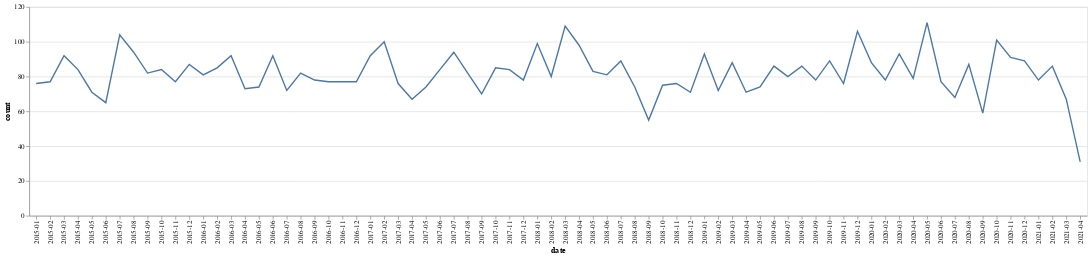

Write notebook code for a chart like this one.
### Markdown cell above
## Plot I and plot II:  Total shooting case over months 

Note: This shows how shooting cases varies over time. 

The intereative functionalities are also added to the chart for user convenience. You can zoom and pan and check the numerical values for a specific point. 

The selection box is also avalable in the second plot. Enter shit+left click to choose multiple line charts. Enter double click to be back to the original state.

### Code cell
alt.Chart(trend).mark_line().encode(
 x='date',
 y='count',
 tooltip=["date","count"]
).interactive()

### Figure 1 — Vega-Lite specification as saved in the notebook (floating-point values rounded to 4 significant figures)
{"config": {"view": {"continuousWidth": 400, "continuousHeight": 300}}, "data": {"name": "data-d2de3c383e3b03b2d423a9a173c47dcf"}, "mark": "line", "encoding": {"tooltip": [{"type": "nominal", "field": "date"}, {"type": "quantitative", "field": "count"}], "x": {"type": "nominal", "field": "date"}, "y": {"type": "quantitative", "field": "count"}}, "selection": {"selector006": {"type": "interval", "bind": "scales", "encodings": ["x", "y"]}}, "$schema": "https://vega.github.io/schema/vega-lite/v4.8.1.json", "datasets": {"data-d2de3c383e3b03b2d423a9a173c47dcf": [{"date": "2015-01", "count": 76}, {"date": "2015-02", "count": 77}, {"date": "2015-03", "count": 92}, {"date": "2015-04", "count": 84}, {"date": "2015-05", "count": 71}, {"date": "2015-06", "count": 65}, {"date": "2015-07", "count": 104}, {"date": "2015-08", "count": 94}, {"date": "2015-09", "count": 82}, {"date": "2015-10", "count": 84}, {"date": "2015-11", "count": 77}, {"date": "2015-12", "count": 87}, {"date": "2016-01", "count": 81}, {"date": "2016-02", "count": 85}, {"date": "2016-03", "count": 92}, {"date": "2016-04", "count": 73}, {"date": "2016-05", "count": 74}, {"date": "2016-06", "count": 92}, {"date": "2016-07", "count": 72}, {"date": "2016-08", "count": 82}, {"date": "2016-09", "count": 78}, {"date": "2016-10", "count": 77}, {"date": "2016-11", "count": 77}, {"date": "2016-12", "count": 77}, {"date": "2017-01", "count": 92}, {"date": "2017-02", "count": 100}, {"date": "2017-03", "count": 76}, {"date": "2017-04", "count": 67}, {"date": "2017-05", "count": 74}, {"date": "2017-06", "count": 84}, {"date": "2017-07", "count": 94}, {"date": "2017-08", "count": 82}, {"date": "2017-09", "count": 70}, {"date": "2017-10", "count": 85}, {"date": "2017-11", "count": 84}, {"date": "2017-12", "count": 78}, {"date": "2018-01", "count": 99}, {"date": "2018-02", "count": 80}, {"date": "2018-03", "count": 109}, {"date": "2018-04", "count": 98}, {"date": "2018-05", "count": 83}, {"date": "2018-06", "count": 81}, {"date": "2018-07", "count": 89}, {"date": "2018-08", "count": 74}, {"date": "2018-09", "count": 55}, {"date": "2018-10", "count": 75}, {"date": "2018-11", "count": 76}, {"date": "2018-12", "count": 71}, {"date": "2019-01", "count": 93}, {"date": "2019-02", "count": 72}, {"date": "2019-03", "count": 88}, {"date": "2019-04", "count": 71}, {"date": "2019-05", "count": 74}, {"date": "2019-06", "count": 86}, {"date": "2019-07", "count": 80}, {"date": "2019-08", "count": 86}, {"date": "2019-09", "count": 78}, {"date": "2019-10", "count": 89}, {"date": "2019-11", "count": 76}, {"date": "2019-12", "count": 106}, {"date": "2020-01", "count": 88}, {"date": "2020-02", "count": 78}, {"date": "2020-03", "count": 93}, {"date": "2020-04", "count": 79}, {"date": "2020-05", "count": 111}, {"date": "2020-06", "count": 77}, {"date": "2020-07", "count": 68}, {"date": "2020-08", "count": 87}, {"date": "2020-09", "count": 59}, {"date": "2020-10", "count": 101}, {"date": "2020-11", "count": 91}, {"date": "2020-12", "count": 89}, {"date": "2021-01", "count": 78}, {"date": "2021-02", "count": 86}, {"date": "2021-03", "count": 67}, {"date": "2021-04", "count": 31}]}}
